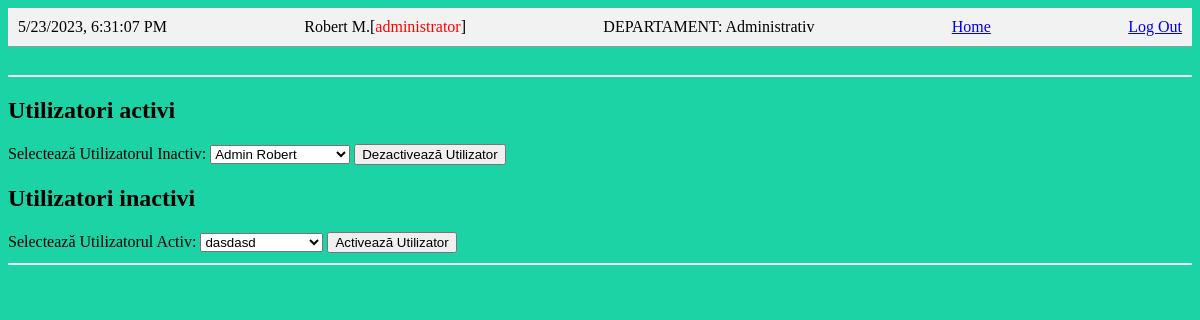
The page /Admin/setUserInactive.php (signed in) on the database its author committed.
### tables this page shows
CREATE TABLE `users` (
  `id` int(11) NOT NULL,
  `name` varchar(255) NOT NULL,
  `email` varchar(255) NOT NULL,
  `password` varchar(255) NOT NULL,
  `role` varchar(255) DEFAULT 'user',
  `department_id` int(11) NOT NULL,
  `phone_number` varchar(15) DEFAULT NULL,
  `is_active` tinyint(1) NOT NULL DEFAULT '0'
);

### Admin/functions.php (called while the page is built, shortened)
<?php
function getUserRole($conn, $email) {
  $stmt = $conn->prepare("SELECT role FROM users WHERE email = ?");
  $stmt->bind_param("s", $email);
  $stmt->execute();
  $result = $stmt->get_result();
  if ($result->num_rows == 1) {
    $user = $result->fetch_assoc();
    return $user['role'];
  } else {
    throw new Exception('Eroare la interogarea rolului utilizatorului');
  }
}
function getUserDepartment($conn, $email) {
  $stmt = $conn->prepare("SELECT department_id, name FROM users WHERE email = ?");
  $stmt->bind_param("s", $email);
  $stmt->execute();
  $result = $stmt->get_result();
  if ($result->num_rows == 1) {
    return $result->fetch_assoc();
  } else {
    throw new Exception('Eroare la interogarea informațiilor utilizatorului');
  }
}
function getDepartmentNames($conn) {
  $result = $conn->query("SELECT id, name FROM departments");
  $department_name = array();
  while ($row = $result->fetch_assoc()) {
    $department_name[$row['id']] = $row['name'];
  }
  return $department_name;
}
?>

### Admin/setUserInactive.php (the view, shortened to what this page needs)
<?php
include_once '../inc/db.inc.php';
include_once 'functions.php';
$email = $_SESSION['email'];
$role = getUserRole($conn, $email);
$userInfo = getUserDepartment($conn, $email);
$department_id = $userInfo['department_id'];
$nume = $userInfo['name'];
$department_name = getDepartmentNames($conn);
$department = isset($department_name[$department_id]) ? $department_name[$department_id] : '';
$result_active_users = $conn->query("SELECT id, name FROM users WHERE is_active = 1");
$active_user_name = array();
while ($row = $result_active_users->fetch_assoc()) {
  $active_user_name[$row['id']] = $row['name'];
}
$result_inactive_users = $conn->query("SELECT id, name FROM users WHERE is_active = 0");
$inactive_user_name = array();
while ($row = $result_inactive_users->fetch_assoc()) {
  $inactive_user_name[$row['id']] = $row['name'];
}
?>
<!DOCTYPE html>
<html>
<head>
  <link rel="stylesheet" type="text/css" href="../style/styleHomeAdmin.css">
</head>
<body>
  <div class="header">
    <div id="clock"></div>
    <div>
      <?php
      if ($role === 'user') {
        echo $nume . '[<span style="color: green;">' . $role . '</span>]';
      } else {
        echo $nume . '[<span style="color: red;">' . $role . '</span>]';
      }
      ?>
    </div>
    <div><?php echo "DEPARTAMENT: " . $department ;?></div>
    <div><a href="../HomeAdmin.php" target="_self">Home</a></div>
    <div><a href="../inc/logout.php" target="_self">Log Out</a></div>
  </div>
  <br>
  <div class="line"></div>
  <h2>Utilizatori activi</h2>
  <form method="post">
    <label for="inactive_user_select">Selectează Utilizatorul Inactiv:</label>
    <select name="inactive_user_select" id="inactive_user_select">
    <?php
      foreach ($active_user_name as $id => $name) {
        echo "<option value='$id'>$name</option>";
      }
      ?>
    </select>
    <input type="submit" value="Dezactivează Utilizator">
  </form>
  <h2>Utilizatori inactivi</h2>
  <form method="post">
    <label for="active_user_select">Selectează Utilizatorul Activ:</label>
    <select name="active_user_select" id="active_user_select">
    <?php
      foreach ($inactive_user_name as $id => $name) {
        echo "<option value='$id'>$name</option>";
      }
      ?>
    </select>
    <input type="submit" value="Activează Utilizator">
  </form>
  <div class="line"></div>
</body>
</html>

### style/styleHomeAdmin.css (style rules this page uses)
body { background-color: #1bd3a5; }
.header { display: flex; justify-content: space-between; align-items: center; padding: 10px; background-color: #f2f2f2; border-bottom: 1px solid #999; }
.line { height: 2px; background-color: #f2f2f2; margin-top: 10px; margin-bottom: 10px; }

### rows shown on the page
users: name "Robert M.", role "administrator", department "Administrativ"

### other values the page prints
form field inactive_user_select "Admin Robert"
form field active_user_select "dasdasd"
